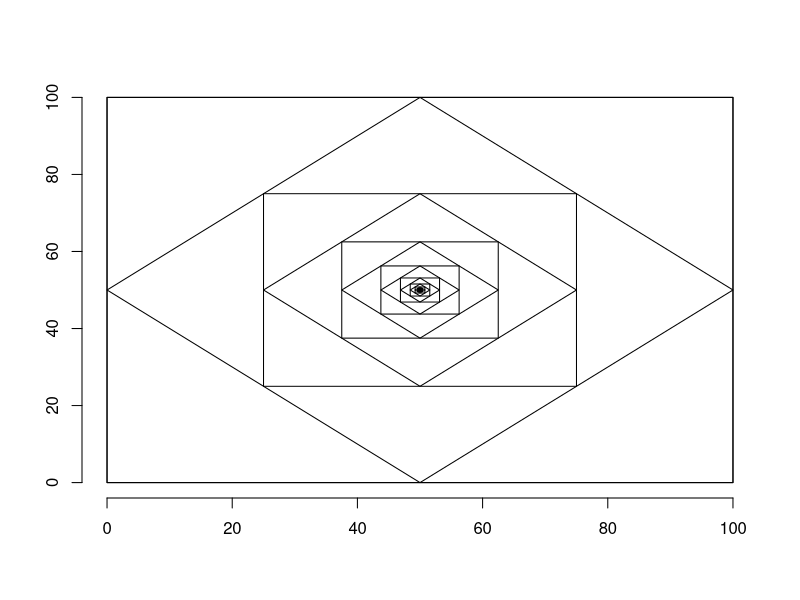

Write R code to recreate this figure.
# Ch4 Exercise
# Q1(a)
plot(0, 0, type="n", xlim=c(0,100), ylim=c(0,100), bty="n", xlab="", ylab="")
polygon(c(0,100,100,0),c(100,100,0,0))

# Q1(b)
x <- c(0,100,100,0)
y <- c(100,100,0,0)

for(i in 1:100){
  polygon(x,y)
  
  a<-x[1]
  b<-y[1]
  
  for(j in 1:3){
    x[j]<-(x[j]+x[j+1])/2
    y[j]<-(y[j]+y[j+1])/2
  }
  x[4]<-(x[4]+a)/2
  y[4]<-(y[4]+b)/2 
}

# Q2(a)
checkmono <- function(x) {
  digit <- x%%10;
  while (x>9){
    x <- x%/%10 # %/% is integer division
    if (x%%10!=digit) 
      return(0)
  }
  return(digit)
}

# Q2(b)
sum<-0
mono <- function(x){
  for(i in 1:x){
    if (checkmono(i)!=0){
      digit<-checkmono(i)
      num_digit<-floor(log10(i)) + 1 # Finding number of digits # Only works for +ve numbers
      sum<-sum+digit*num_digit
    }
  }
  return(sum)
}

# Q2(c)
mono(100000)

# Q2(d)


# Q3(a)
apple<-rnorm(100,mean=5,sd=5)

modify <- function(x,y,m){
  apple[x:y]<<-apple[x:y]+m
  apple[apple<0] <<- 0
  return(apple)
}

# Q3(b)
count <- function(lower,upper){
  return(length(apple[apple>=lower&apple<=upper]))
}